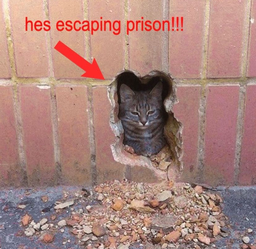
#> input picture LR1/IMG_6192.png, 256 x 249 px, shrunk from 828 x 806 before the run
$ python lr3.py
#> lines starting #> are read from the running program, lines starting #| are printed output that depends on the picture
import cv2
import numpy as np
def gauss(x, y, sigma, a, b):
    # Вычисляет нормализационный множитель так, чтобы интеграл от гауссовой функции по всей плоскости был = 1 и
    # экспоненциальное значение с отрицательным аргументом.
    gaus = (1 / (np.pi * 2 * (sigma ** 2))) * (np.exp(-((x-a)**2 + (y-b)**2)/(2*sigma**2)))
    return gaus

# [22 lines left out: function gaus_1_2, not called in this run]

def normalize_kernel(kernel):
    return kernel / np.sum(kernel)

# [24 lines left out: function gaus_normalize, not called in this run]

def apply_gaussian_filter(image, kernel):
    size = len(kernel)
    img = image.copy()
    # Операция свёртки - каждый пиксель умножается на соответствующий элемент ядра свертки, а затем все произведения суммируются
    for i in range(size // 2, img.shape[0] - size // 2):
        for j in range(size // 2, img.shape[1] - size // 2):
            val = 0
            for k in range(-(size // 2), size // 2 + 1):
                for l in range(-(size // 2), size // 2 + 1):
                    val += image[i + k, j + l] * kernel[k +(size // 2), l + (size // 2)]
            img[i, j] = val
    return img

def gaus_filter():
    standard_deviation = 3
    kernel = np.ones((7, 7))
    a = b = (7 + 1) // 2
    # Построение матрицы свёртки
    for i in range(7):
        for j in range(7):
            kernel[i, j] = gauss(i, j, standard_deviation, a, b)
    normalized_kernel = normalize_kernel(kernel)
    image = cv2.imread("IMG_6192.png", cv2.IMREAD_COLOR)
#> image is the input picture: shape (249, 256, 3); mean B, G, R 124.3, 131.8, 169.2
    # Применение фильтра Гаусса
    filtered_image = apply_gaussian_filter(image, normalized_kernel)
#> after the loop in apply_gaussian_filter, `for i in range(size // 2, img.shape[0] - size // 2):`:
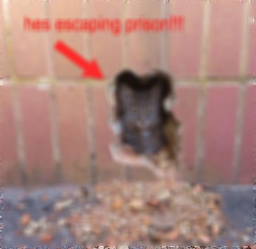
#> img: shape (249, 256, 3); mean B, G, R 123.8, 131.2, 168.6
    filtered_images = apply_gaussian_filter(image, kernel)
#> after the loop in apply_gaussian_filter (call 2), `for i in range(size // 2, img.shape[0] - size // 2):`:
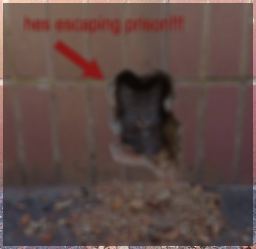
#> img: shape (249, 256, 3); mean B, G, R 69.3, 73.3, 94.2
    cv2.imshow('Gaus', filtered_image)
    cv2.imshow('Gaussss', filtered_images)
    cv2.imshow('Original', image)
    cv2.waitKey(0)
    cv2.destroyAllWindows()

# [38 lines left out: functions gaus_filter_tru, opencv_gaus, not called in this run]

if __name__ == '__main__':
    #gaus_1_2()
    #gaus_normalize()
    gaus_filter()
    #gaus_filter_tru()
    #opencv_gaus()
